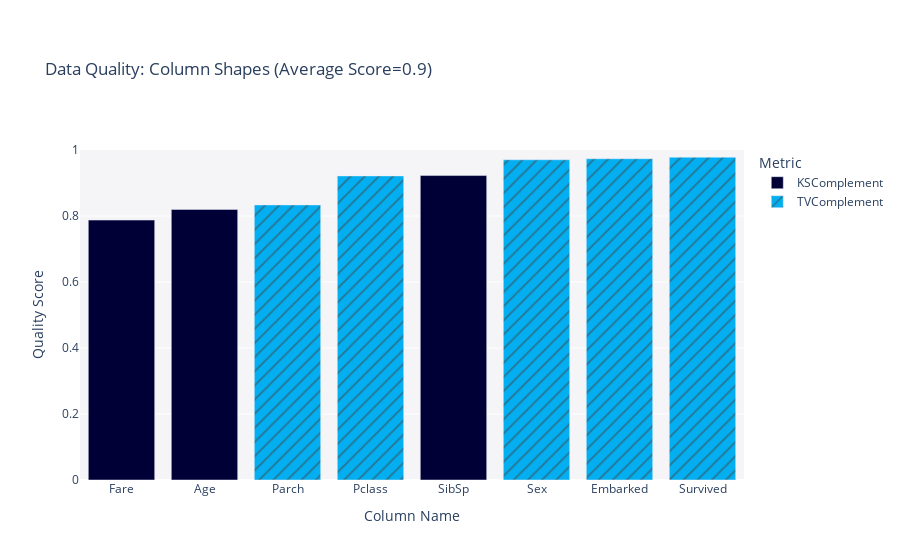

Notebook source saved alongside this figure:
### Code cell
fig = report.get_visualization(property_name='Column Shapes')
fig.show()

### Figure 1 — Plotly figure (JSON) as saved in the notebook; plotly's stock layout.template omitted (floating-point values rounded to 4 significant figures)
{"data": [{"alignmentgroup": "True", "customdata": [["KSComplement"], ["KSComplement"], ["KSComplement"]], "hovertemplate": "<b>%{hovertext}</b><br><br>Metric=%{customdata[0]}<br>Quality Score=%{y}<extra></extra>", "hovertext": ["Age", "SibSp", "Fare"], "legendgroup": "KSComplement", "marker": {"color": "#000036", "pattern": {"shape": ""}}, "name": "KSComplement", "offsetgroup": "KSComplement", "orientation": "v", "showlegend": true, "textposition": "auto", "x": ["Age", "SibSp", "Fare"], "xaxis": "x", "y": [0.8198, 0.9226, 0.7876], "yaxis": "y", "type": "bar"}, {"alignmentgroup": "True", "customdata": [["TVComplement"], ["TVComplement"], ["TVComplement"], ["TVComplement"], ["TVComplement"]], "hovertemplate": "<b>%{hovertext}</b><br><br>Metric=%{customdata[0]}<br>Quality Score=%{y}<extra></extra>", "hovertext": ["Survived", "Pclass", "Sex", "Parch", "Embarked"], "legendgroup": "TVComplement", "marker": {"color": "#03AFF1", "pattern": {"shape": "/"}}, "name": "TVComplement", "offsetgroup": "TVComplement", "orientation": "v", "showlegend": true, "textposition": "auto", "x": ["Survived", "Pclass", "Sex", "Parch", "Embarked"], "xaxis": "x", "y": [0.9782, 0.9215, 0.9704, 0.8336, 0.9736], "yaxis": "y", "type": "bar"}], "layout": {"xaxis": {"anchor": "y", "domain": [0.0, 1.0], "title": {"text": "Column Name"}, "categoryorder": "total ascending"}, "yaxis": {"anchor": "x", "domain": [0.0, 1.0], "title": {"text": "Quality Score"}, "range": [0, 1]}, "legend": {"title": {"text": "Metric"}, "tracegroupgap": 0}, "title": {"text": "Data Quality: Column Shapes (Average Score=0.9)"}, "barmode": "relative", "margin": {"t": 150}, "plot_bgcolor": "#F5F5F8"}}
